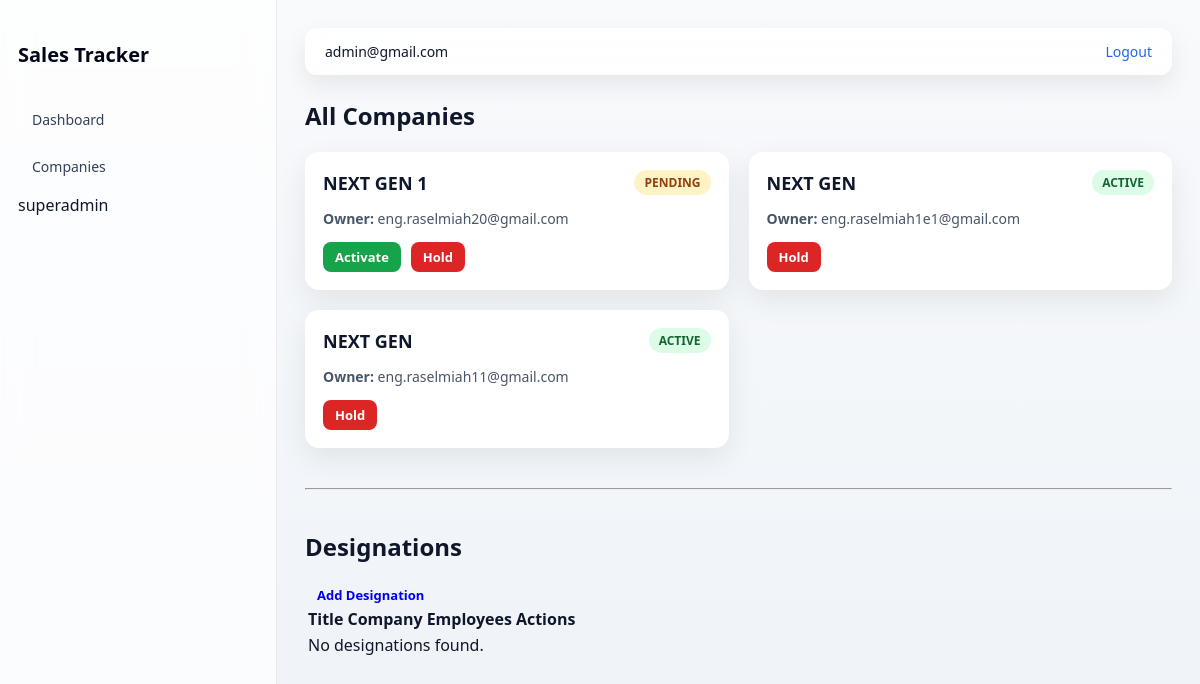
Page /company/list/ (signed in) on the earlier database version.
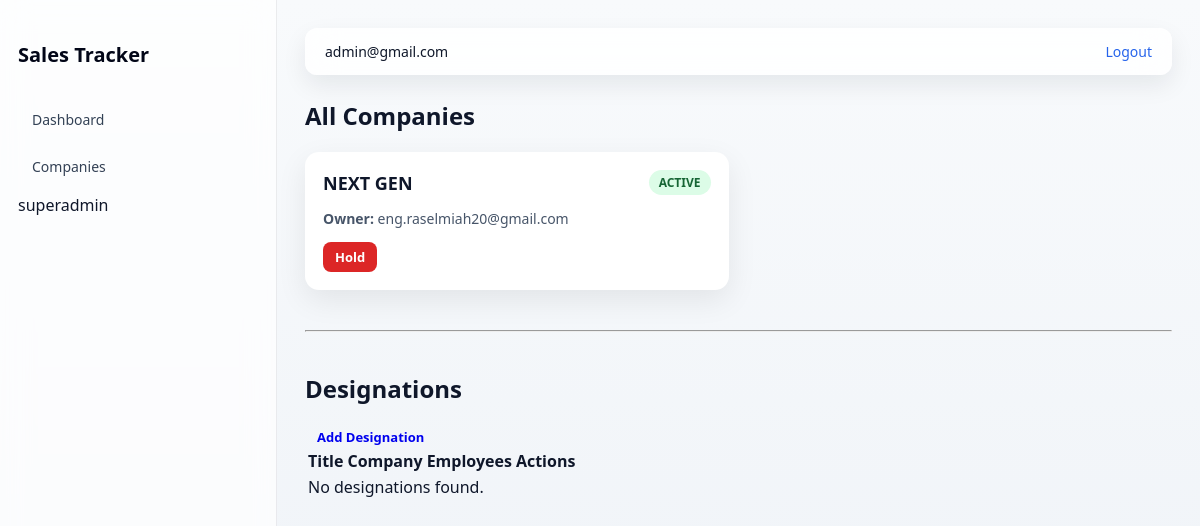
Same page on the later database version.
### accounts/models.py (models this page shows, shortened)
class User(AbstractBaseUser, PermissionsMixin):
    ROLE_CHOICES = (
        ("superadmin", "Super Admin"),
        ("company_admin", "Company Admin"),
        ("salesman", "Salesman"),
        ("general_user", "General User"),
    )
    email = models.EmailField(unique=True)
    full_name = models.CharField(max_length=150)
    role = models.CharField(
        max_length=20,
        choices=ROLE_CHOICES,
        default="general_user",
    )
    company = models.ForeignKey(
        "company.Company",
        on_delete=models.CASCADE,
        null=True,
        blank=True,
        related_name="employees",
    )
    designation = models.ForeignKey(
        "company.CompanyDesignation",
        on_delete=models.SET_NULL,
        null=True,
        blank=True,
        related_name="employees",
    )
    is_active = models.BooleanField(default=True)
    is_staff = models.BooleanField(default=False)
    created_at = models.DateTimeField(auto_now_add=True)
    USERNAME_FIELD = "email"
    REQUIRED_FIELDS = []
    objects = UserManager()

### company/models.py (models this page shows, shortened)
class Company(models.Model):
    STATUS_CHOICES = (
        ("pending", "Pending"),
        ("active", "Active"),
        ("hold", "Hold"),
    )
    name = models.CharField(max_length=255)
    owner = models.OneToOneField(
        "accounts.User",
        on_delete=models.CASCADE,
        related_name="owned_company",
    )
    status = models.CharField(
        max_length=20,
        choices=STATUS_CHOICES,
        default="pending",
    )
    created_at = models.DateTimeField(auto_now_add=True)

### company/views.py (the view)
# urls.py: path("list/", company_list_view, name="list"),
@login_required
def company_list_view(request):
    if not is_superadmin(request.user):
        return HttpResponseForbidden("Access denied")
    companies = Company.objects.all().order_by("-created_at")
    return render(
        request,
        "company/company_list.html",
        {"companies": companies},
    )

### accounts/utils.py (called while the page is built)
def is_superadmin(user):
    return (
        user.is_authenticated
        and user.is_superuser
        and getattr(user, "role", None) == "superadmin"
    )

### company/templates/company/company_list.html (shortened to what this page needs)
{% extends "base/base_dashboard.html" %}
{% block content %}
<h2 style="margin-bottom: 20px;">All Companies</h2>
<div class="company-grid">
    {% for company in companies %}
        <div class="company-card">
            <div class="company-header">
                <h3>{{ company.name }}</h3>
                <span class="status {{ company.status }}">
                    {{ company.status|title }}
                </span>
            </div>
            <p class="owner">
                <strong>Owner:</strong> {{ company.owner.email }}
            </p>
            <div class="actions">
                {% if company.status != "active" %}
                    <a href="{% url 'company:status_update' company.id 'active' %}"
                       class="btn btn-active">
                        Activate
                    </a>
                {% endif %}
                {% if company.status != "hold" %}
                    <a href="{% url 'company:status_update' company.id 'hold' %}"
                       class="btn btn-hold">
                        Hold
                    </a>
                {% endif %}
            </div>
        </div>
    {% empty %}
        <p>No companies found.</p>
    {% endfor %}
</div>
<hr style="margin:40px 0;">
<h2 style="margin-bottom: 20px;">Designations</h2>
<a href="{% url 'company:designation_create' %}"
   class="btn btn-primary"
   style="margin-bottom:15px;">
    Add Designation
</a>
<table class="table">
    <thead>
        <tr>
            <th>Title</th>
            <th>Company</th>
            <th>Employees</th>
            <th>Actions</th>
        </tr>
    </thead>
    <tbody>
        {% for d in designations %}
            <tr>
                <td>{{ d.title }}</td>
                <td>{{ d.company.name }}</td>
                <td>{{ d.employees.count }}</td>
                <td>
                    <a href="{% url 'company:designation_edit' d.id %}"
                       class="btn btn-sm btn-outline-primary">
                        Edit
                    </a>
                    <form method="post"
                          action="{% url 'company:designation_delete' d.id %}"
                          style="display:inline;"
                          onsubmit="return confirm('Are you sure?');">
                        {% csrf_token %}
                        <button class="btn btn-sm btn-outline-danger">
                            Delete
                        </button>
                    </form>
                </td>
            </tr>
        {% empty %}
            <tr>
                <td colspan="4">No designations found.</td>
            </tr>
        {% endfor %}
    </tbody>
</table>
{% endblock %}

### templates/base/base_dashboard.html (shortened to what this page needs)
{% load static %}
<!DOCTYPE html>
<html lang="en">
<head>
    <link rel="stylesheet" href="{% static 'css/dashboard.css' %}">
</head>
<body>
<div class="layout">
    {% include "partials/sidebar.html" %}
    <main class="main">
        <header class="topbar">
            <span>{{ request.user.email }}</span>
            <a href="{% url 'accounts:logout' %}">Logout</a>
        </header>
        {% block content %}{% endblock %}
    </main>
</div>
</body>
</html>

### templates/partials/sidebar.html (shortened to what this page needs)
<aside class="sidebar">
    <h2 class="logo">Sales Tracker</h2>
    <a href="{% url 'accounts:dashboard' %}"
       class="nav-item {% if active_tab == 'dashboard' %}active{% endif %}">
        Dashboard
    </a>
    {% if request.user.role == "superadmin" %}
        <a href="{% url 'company:list' %}"
           class="nav-item {% if active_tab == 'companies' %}active{% endif %}">
            Companies
        </a>
    {% endif %}
    {{ request.user.role }}
</aside>

### static/css/dashboard.css (style rules this page uses)
body { margin: 0; font-family: system-ui, -apple-system, BlinkMacSystemFont, "Segoe UI", sans-serif; background: linear-gradient(180deg, #f8fafc, #eef2f7); color: #0f172a; }
.layout { display: flex; min-height: 100vh; }
.sidebar { width: 240px; padding: 24px 18px; background: rgba(255, 255, 255, 0.7); backdrop-filter: blur(14px); -webkit-backdrop-filter: blur(14px); border-right: 1px solid rgba(15, 23, 42, 0.08); }
.logo { font-size: 20px; font-weight: 600; margin-bottom: 32px; color: #020617; }
.nav-item { display: block; padding: 10px 14px; margin-bottom: 8px; border-radius: 8px; color: #334155; text-decoration: none; font-size: 14px; transition: background .2s ease, color .2s ease; }
.main { flex: 1; padding: 28px; }
.topbar { display: flex; justify-content: space-between; align-items: center; padding: 14px 20px; margin-bottom: 24px; background: rgba(255, 255, 255, 0.85); backdrop-filter: blur(16px); -webkit-backdrop-filter: blur(16px); border-radius: 12px; box-shadow: 0 10px 25px rgba(15,23,42,.08); }
.topbar span { font-size: 14px; color: #0f172a; }
.topbar a { font-size: 14px; text-decoration: none; color: #2563eb; font-weight: 500; }
.company-grid { display: grid; grid-template-columns: repeat(auto-fill, minmax(280px, 1fr)); gap: 20px; }
.company-card { background: #ffffff; border-radius: 14px; padding: 18px; box-shadow: 0 10px 30px rgba(0,0,0,0.08); transition: transform 0.2s ease, box-shadow 0.2s ease; }
.company-header { display: flex; justify-content: space-between; align-items: center; margin-bottom: 10px; }
.company-header h3 { margin: 0; font-size: 18px; color: #0f172a; }
.owner { color: #475569; font-size: 14px; margin-bottom: 14px; }
.status { padding: 4px 10px; border-radius: 999px; font-size: 12px; font-weight: 600; text-transform: uppercase; }
.status.active { background: #dcfce7; color: #166534; }
.actions { display: flex; gap: 10px; }
.btn { padding: 6px 12px; border-radius: 8px; font-size: 13px; text-decoration: none; font-weight: 600; transition: background 0.2s ease; }
.btn-hold { background: #dc2626; color: white; }

Differences in the rows shown:
removed Company: name "NEXT GEN 1", status "PENDING", owner.email "eng.raselmiah20@gmail.com", shows "Activate", shows "Hold"
removed Company: name "NEXT GEN", status "ACTIVE", owner.email "eng.raselmiah1e1@gmail.com", shows "Hold"
changed Company "NEXT GEN": owner.email "eng.raselmiah11@gmail.com" → "eng.raselmiah20@gmail.com"
